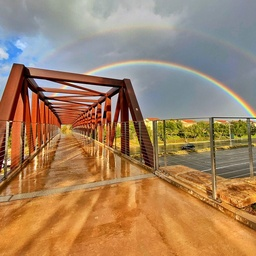
#> input picture CS216-Image-Understanding/HW3/rainbow_bridge.jpeg, 256 x 256 px, shrunk from 768 x 768 before the run; the run also reads 3 pictures not shown here
$ jupyter execute --allow-errors assignment3.ipynb   (shell and % lines are left out)
#> lines starting #> are read from the running program, lines starting #| are printed output that depends on the picture
### CS216-Image-Understanding/HW3/selectpoints.py
import matplotlib.pyplot as plt

class SelectPoints:
    """
    Class that encapsulates allowing the user to click on a matplotlib
    axis and renders the points they clicked on.

    Note that this only works in a Jupyter notebook if you use the
    "%matplotlib notebook" directive.
    """
    def __init__(self,ax,npoints):
        self.ax = ax
        self.pts, = ax.plot([0],[0],'r.')
        self.npoints = npoints
        self.xs = list()
        self.ys = list()
        limits = self.ax.get_xlim()
        self.offset = 0.05*(limits[1]-limits[0])
        print('offset=',self.offset)
        self.cid = self.pts.figure.canvas.mpl_connect('button_press_event',self)

    # [17 lines left out: function __call__, not called in this run]

def select_k_points(ax,npoints):
    """
    Function to allow for interactive selection of points, displaying
    a number along side each point you click in order to make it easier
    to maintain correspondence.

    Parameters
    ----------
    ax : matplotlib figure axis
        Indicates the axis where you want to allow the user to select points
    npoints : int
        How many points are needed from the user

    Returns
    -------
    SelectPoints object
        Returns an object with fields xs and ys that contain the point
        coordinates once the user clicks

    """

    ax.set_title(('click to select %d points' % npoints))
    selectpoints = SelectPoints(ax,npoints)
    plt.show()
    return selectpoints

### CS216-Image-Understanding/HW3/assignment3.ipynb
# CS216 : Assignment 3

Reading: Boykov & Jolly, ICCV 2001

For written problems, you can either use Markdown/LaTeX to directly enter your reponse in the provided notebook cell, or if you prefer, write out by hand and embed a photo of your solution. For coding problems, I have provided some suggestion of how to structure your code but feel free to modify or ignore as you see fit.

For this assignment we will use the PyMaxflow package.  You can install it from the commandline via "pip install pymaxflow"

Please edit the cell below to include your name and student ID #

---

**name:** Fu-Cheng Hsieh

**SID:** 55284118

---

[cell 1]
import numpy as np
import matplotlib.pyplot as plt
import matplotlib.patches as patches
from scipy import ndimage
import maxflow
from scipy.cluster.vq import kmeans as kmeans
from selectpoints import select_k_points as select_k_points
plt.rcParams.update({'axes.titlesize': 16})
conv = ndimage.convolve

## 1. Color Quantization

k-means clustering can be used to reduce the color
palette of an image.  Write a function that takes a color image and a value for
$k$ and returns a new version of the image which uses only $k$ distinct colors.
Your code should cluster the pixel color values using k-means and then produce
a new image where each pixel is replaced with the color of the closest cluster center.

You are welcome to use the **kmeans** function provided by **scipy**.
Demonstrate your code on the provided "*rainbow*" image for different values of $k =
{2,5,10}$.  Describe how the clustering changes if you scale one of the feature
coordinates, say the $R$ (red) value by a factor of $1000$?  Specifically, you can test this
by first multiplying the $R$ channel by 1000 and performing the clustering and
then dividing the R channel in the resulting quantized image by 1000 prior to
displaying it.

[cell 2]
import cv2
def read_img(file):
#> called with file = './rainbow_bridge.jpeg'
    img = cv2.imread(file)
#> img is the input picture: shape (256, 256, 3); mean B, G, R 99, 130.7, 163.5
    img = cv2.cvtColor(img, cv2.COLOR_BGR2RGB)
    img = img.astype(float)
    img = img / 255.
    return img

[cell 3]
# get clustering result of different k
def cluster(img, k):
    # flatten the image to 2d array (h*w, rgb)
    h, w, channel = img.shape
    img = img.reshape((h*w, channel))

    # perform kmeans clustering
    km = kmeans(img, k_or_guess=k)

    # calculate the distance between each centroid and pixel and save into dist_map
    centroids, _ = km
    dist_map = []
    for c in centroids:
        c_mat = np.tile([c], (img.shape[0], 1))
        dist = np.sum((img - c_mat) ** 2, axis=1) # calculate the euclidean distance
        dist_map.append(list(dist))
    dist_map = np.array(dist_map)

    # get clustering result (which is the nearest centroid for each pixel)
    cluster_res = np.argmin(dist_map, axis=0)

    # Assign cluster with color of assigned centroid
    colored_cluster_res = []
    for i, res in enumerate(cluster_res):
        colored_cluster_res.append(centroids[res])
    colored_cluster_res = np.array(colored_cluster_res).reshape((h, w, channel))

    return cluster_res, colored_cluster_res

[cell 4]
# code
rainbow = read_img("./rainbow_bridge.jpeg")

fig, ax = plt.subplots(1, 4, figsize=(24, 10))
ax[0].imshow(rainbow)
ax[0].set_title("Base image")
i = 1
for k in [2, 5, 10]:
    cluster_res, color_res = cluster(rainbow, k)
    ax[i].imshow(color_res, interpolation="none")
    ax[i].set_title("K = %d" % k)
    i += 1
#> this loop made 3 passes
#> km in cluster on pass 1: ([[0.6, 0.624, 0.637], [0.671, 0.432, 0.208]], 0.197)
#> after the loop, i = 4

In the original image, most color seems to be brown (the bridge) and gray (the sky). In k = 2, we can easily see that the Kmeans clustering nicely separates the bridge and background. By increasing the number of clusters, in k = 10, we can see that the rainbow seems to be classified as a distinct cluster since there are more choices of centroid and corresponding RGBs, so the rainbow is now more likely to be distinguished from the background (comparing to k = 2).

[cell 5]
def min_max_scale(img):
    if img.max() == img.min():
        return (img - img.min()) / (img.max() - img.min() + 1e-2)
    return (img - img.min()) / (img.max() - img.min())

[cell 6]
# Scaling R by a factor of 1000
scaled_r_rainbow = np.copy(rainbow)
scaled_r_rainbow[:, :, 0] *= 1000

fig, ax = plt.subplots(1, 4, figsize=(24, 10))
ax[0].imshow(min_max_scale(scaled_r_rainbow))
#> in min_max_scale, `return (img - img.min()) / (img.max() - img.min())`:
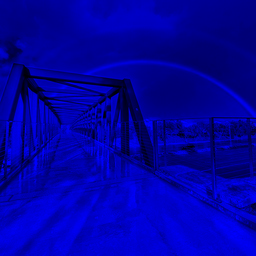
#> returned value: shape (256, 256, 3) float64; mean of channels 0, 1, 2 0.641, 0.000513, 0.000388; drawn as B, G, R
ax[0].set_title("Base image (scaled)")
i = 1
for k in [2, 5, 10]:
    cluster_res, color_res = cluster(scaled_r_rainbow, k)
    # divide r channel by 1000
    color_res[:, :, 0] /= 1000
    ax[i].imshow(color_res, interpolation="none")
    ax[i].set_title("K = %d" % k)
    i += 1
#> this loop made 3 passes
#> km in cluster on pass 1: ([[503.9, 0.465, 0.432], [784.8, 0.562, 0.343]], 74.61)
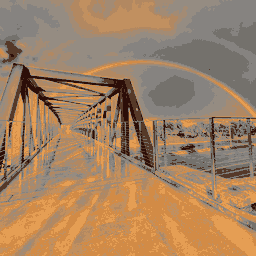
#> color_res: shape (256, 256, 3) float64; mean R, G, B 0.641, 0.513, 0.388
#> after the loop, i = 4

In the image where R is scaled by a factor of 1000, looking at the base image, we can see that the image seems to be all in red. In the prediction results with k = 2, 5, 10, we can see that since red is the dominant color, most pixels that are initially in different colors are more likely to be in the same group.

## 2. Texture Modeling

## 2.1 Filterbank

In order to analyze texture, we would like to describe the
image in terms of distributions of filter outputs.  Implement a filter bank
function which takes an image as input and filters the image with Gaussian
derivatives in the horizontal and vertical directions at 3 different scales
${\sigma = 1,2,4}$.  Also create an additional center surround filter by taking
the different of two isotropic Gaussian functions at two different scales, e.g.
$G_2(x,y)-G_1(x,y)$ and $G_4(x,y) - G_2(x,y)$.

Your filterbank function should take as input one grayscale image and return 8
filter response images.

### Implementation

[cell 7]
def gaussian(sigma, size):
    y, x = np.mgrid[-size:size+1, -size:size+1]
    g = 1 / (2. * np.pi * sigma**2) * np.exp(-(x**2 + y**2) / (2. * sigma**2))
    return g

def gaussian_derivative(sigma):
    size = np.ceil(4. * sigma)
    y, x = np.mgrid[-size:size+1, -size:size+1]
    g = gaussian(sigma, size)
    dx = - x * g / sigma**2
    dy = - y * g / sigma**2
    return conv(dx, g), conv(g, dy)

[cell 8]
def filters():
    filters = []
    for sigma in [1, 2, 4]:
        fx, fy = gaussian_derivative(sigma)
        filters.extend([fx, fy])
    size = np.ceil(4.* 4)
    g1 = gaussian(1, size)
    g2 = gaussian(2, size)
    g4 = gaussian(4, size)
    filters.append(g2 - g1)
    filters.append(g4 - g2)
    return filters

def filterbank(img):
    results = []
    for f in filters():
        results.append(conv(img, f))
    return results

### Visualization

Visualize the kernels of your 8 filters as images using a pseudocolor colormap.

[cell 9]
fig, ax = plt.subplots(2, 4, figsize=(15, 8))
i, j = 0, 0

for f in filters():
    ax[i][j].imshow(f)
    j += 1
    if j == 4:
        j = 0
        i += 1

### Filter Statistics

Apply your filter bank to a test image of your choice.  Plot a histogram of each of the individual filter responses on a semi-log plot (i.e., where the x-axis is the value of the filter response and the y-axis is the *log* of the number of pixels that took on that value).  You can use **np.histogram** to compute the histograms and plot them all on the same axis. Choose the number and range of bins which gives a nice smooth, high-res curve. How do they compare to the distributions shown in the lecture 8 slides?

[cell 10]
# read cat image
cat = cv2.imread("./cat.jpg")
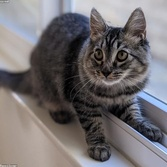
#> input picture CS216-Image-Understanding/HW3/cat.jpg, 167 x 167 px, shrunk from 500 x 500 before the run
#> cat is the input picture: shape (167, 167, 3); mean B, G, R 113, 110.9, 114.8
# convert image to grayscale
cat = min_max_scale(cv2.cvtColor(cat, cv2.COLOR_BGR2GRAY))
#> in min_max_scale (call 2), `return (img - img.min()) / (img.max() - img.min())`:
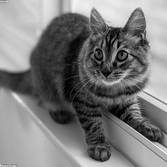
#> returned value: shape (167, 167) float64; min 0, max 1, mean 0.488
plt.figure(figsize=(6,6))
plt.imshow(cat, "gray")
plt.show()

[cell 11]
fig, ax = plt.subplots(2, 4, figsize=(15, 8))

resps = filterbank(cat)
#> after the loop in filterbank, `for f in filters():`: results = 8 items
#> resps = 8 items
i, j = 0, 0
for r in resps:
    hist, bins = np.histogram(r)
    ax[i][j].plot(bins[:-1], np.log(hist))
    ax[i][j].axvline(x=0, c='red', linestyle='--')
    j += 1
    if j == 4:
        i += 1
        j = 0
#> this loop made 8 passes
#> (hist, i) on passes 4, 8: ([40, 208, 417, 1331, 4163, 17100, 3386, 831, 321, 92], 1), ([104, 534, 1614, 3436, 11938, 6277, 2386, 1155, 372, 73], 2)
#> hist on passes 1, 2, 3, 5, 6, 7: [28, 187, 482, 1578, 9809, 12940, 2040, 640, 141, 44], [14, 75, 319, 1136, 5575, 18026, 2082, 451, 155, 56], [142, 301, 879, 3228, 12048, 8032, 2260, 722, 206, 71], [245, 400, 1047, 2363, 6228, 11109, 4079, 1650, 566, 202], [155, 413, 781, 1616, 3063, 13467, 4778, 2276, 1041, 299], [26, 187, 811, 2844, 16631, 5236, 1618, 448, 81, 7]
#> after the loop, i = 2; j = 0
plt.show()
#> figure, not shown here; panel 1: curve peaks at x = -0.00151, y = 9.47; panel 2: curve peaks at x = -0.00822, y = 9.8; panel 3: curve peaks at x = -0.0113, y = 9.4; panel 4: curve peaks at x = -0.00719, y = 9.75

In the graphs shown above, x is the value of responses, and y is the count of each bin (in log scale). By looking at the histograms of response, we can see that they are similar to the figure in lecture 8, in which we have a peak number of y near x = 0.

## 2.2 Texture Analysis

Convince yourself that the distribution of filter outputs really captures
something about the texture.  You can use the **zebra_small.jpg** image.

Select a image patch (say 40x40 pixels) over the zebra's neck and compute the
mean absolute response of each of the 8 filter responses over that region
(if you don't take an absolute value then the positive and negative
components will tend to cancel out and give you mean 0). This will give you a vector
of 8 numbers that summarize the patch texture. Compute the mean
absolute responses of the filterbank channels for similar regions in the tree
leaves above the zebra's back and also on the grass in front of the zebra.

Visualize (e.g., using the **plt.bar** function) the three mean
response vectors for these regions and explain the differences you see in terms
of your filters.

Important Note: you may need to experiment with resizing
image to find the best scale at which to capture the texture. In your writeup,
explain how you chose the scale.

[cell 12]
zebra_neck = cv2.imread("./zebra_neck.jpg")
zebra_neck = min_max_scale(cv2.cvtColor(zebra_neck, cv2.COLOR_BGR2GRAY))
plt.figure(figsize=(4,4))
plt.title("Zebra")
plt.imshow(zebra_neck, "gray")
plt.show()

[cell 13]
resps = np.array(filterbank(zebra_neck))
zebra_mean_abs_resp = [np.mean(abs(r)) for r in resps]
#> zebra_mean_abs_resp = [0.0143, 0.0121, 0.00365, 0.00501, 0.000582, 0.00181, 0.0229, 0.0151]
plt.bar(np.arange(8), zebra_mean_abs_resp)
plt.title("Mean absolute response")
plt.show()
#> figure, not shown here; tallest bar 0.0229 high, from x = 5.6 to 6.4

[cell 14]
grass = cv2.imread("./grass.jpg")
grass = min_max_scale(cv2.cvtColor(grass, cv2.COLOR_BGR2GRAY))
plt.figure(figsize=(4,4))
plt.imshow(grass, "gray")
plt.title("Grass")
plt.show()
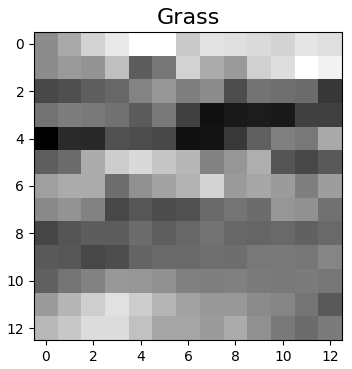
#> figure drawn by matplotlib, 1 panel

[cell 15]
resps = np.array(filterbank(grass))
#> in gaussian (call 23), `g = 1 / (2. * np.pi * sigma**2) * np.exp(-(x**2 + y**2) / (2. * sigma*..`:
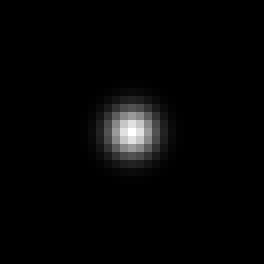
#> g: shape (33, 33) float64 (shown 8 times larger); min 6.38e-30, max 0.0398, mean 0.000918; drawn with min black and max white
grass_mean_abs_resp = [np.mean(abs(r)) for r in resps]
#> grass_mean_abs_resp = [0.0147, 0.0498, 0.0049, 0.0153, 0.00102, 0.00133, 0.0592, 0.0421]
plt.bar(np.arange(8), grass_mean_abs_resp)
plt.title("Mean absolute response")
plt.show()
#> figure, not shown here; tallest bar 0.0592 high, from x = 5.6 to 6.4

[cell 16]
leaves = cv2.imread("./leaves.jpg")
leaves = min_max_scale(cv2.cvtColor(leaves, cv2.COLOR_BGR2GRAY))
plt.figure(figsize=(4,4))
plt.title("Leaves")
plt.imshow(leaves, "gray")
plt.show()
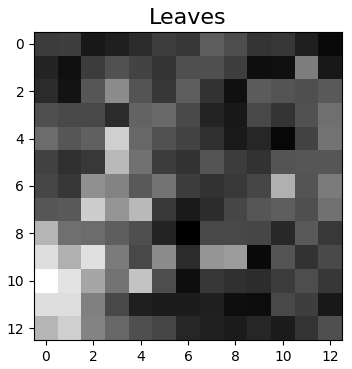
#> figure drawn by matplotlib, 1 panel

[cell 17]
resps = np.array(filterbank(leaves))
leaves_mean_abs_resp = [np.mean(abs(r)) for r in resps]
#> leaves_mean_abs_resp = [0.0319, 0.024, 0.0149, 0.0126, 0.00681, 0.00415, 0.0374, 0.0423]
plt.bar(np.arange(8), leaves_mean_abs_resp)
plt.title("Mean absolute response")
plt.show()
#> figure, not shown here; tallest bar 0.0423 high, from x = 6.6 to 7.4

[cell 18]
fig, ax = plt.subplots(1, 3, figsize=(20, 5))
ax[0].bar(np.arange(8), zebra_mean_abs_resp, color="orange")
ax[0].set_title("Zebra")
ax[0].set_ylim(0, 0.1)
ax[1].bar(np.arange(8), grass_mean_abs_resp, color="green")
ax[1].set_title("Grass")
ax[1].set_ylim(0, 0.1)
ax[2].bar(np.arange(8), leaves_mean_abs_resp, label="leaves")
ax[2].set_title("Leaves")
ax[2].set_ylim(0, 0.1)
plt.show()
#> figure, not shown here; panel 1: tallest bar 0.0229 high, from x = 5.6 to 6.4; panel 2: tallest bar 0.0592 high, from x = 5.6 to 6.4; panel 3: tallest bar 0.0423 high, from x = 6.6 to 7.4

By comparing the distribution of mean absolute responses, we can easily see that the three distributions differ from each other.
I didn't rescale the image since the results seem pretty good. However, rescaling the image might help us get the patches more quickly, and we might extract a better texture for this problem.

## 3. Segmentation with Markov Random Fields

In this problem you will build an MRF model for interactively
segmenting an image into foreground/background and use an st-mincut solver to
find the MAP assignment of pixels to foreground and background.

We will use PyMaxflow which implements the mincut solver. You can find some
tutorial documentation here:  http://pmneila.github.io/PyMaxflow/tutorial.html

You will need write code that loads in an image and computes the appropriate
weights between neighboring pixels as well as the edge connections to the s and
t nodes.

Your code should display the image and prompt the user to click on two seed
points for foreground and background. I've provided a functionn to allow this
in your notebook (**selectpoints.py**).

You should use these seed points to do two things.  First, use the color of
the pixels in the vicinity of the two points to initialize the foreground and
background color models. Second, set the st-connections so that these seed points
are constrained to be in the foreground and background of the final
solution (i.e., give them large weights)

Build a model in which the foreground and background are assumed to
be constant color.  Your st edges should have weights which are proportional to
the distance in RGB between the pixel and your foreground or background color.
Connections between neighbors should be proportional to the difference in
color between neighboring pixels.  There is a free parameter $\lambda$ in eqn
1 of the paper by Boykov \& Jolly paper (linked on the course website) that controls
the relative importance of the st edges and the neighbor edges in the graph.
You will want to experiment to find a setting of this parameter that gives you
a good segmentation result for the test image.

## 3.1 Implementation

[cell 19]
#### Demonstration of using the provided "selectpoints.py" function
#### First execute this cell

# display the image in the notebook
# here we keep track of the image axis variable ax, which we
# need to pass along to the select_k_points function
image = np.random.random((100,100))
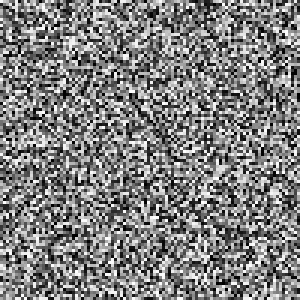
#> image: shape (100, 100) float64 (shown 3 times larger); min 8.34e-05, max 1, mean 0.5
fig = plt.figure()
ax = fig.add_subplot(1,1,1)
ax.imshow(image,cmap=plt.cm.gray)

#selectpoints will show the axis and wait for the specified # number of user clicks
k=2
spoints = select_k_points(ax,k)

[cell 20]
#### Once the figure displays, you can click on two points

#### After you have finished clicking you can execute the cell to get the xy coordinates of your clicks
xp = spoints.xs
yp = spoints.ys

print(xp,yp)

[cell 21]
def segment(img, obj, bg, lambda_=1):
    g = maxflow.Graph[float]()
    h, w = img.shape[:2]
    nodeids = g.add_grid_nodes((h, w))

    def dist_in_color(a, b):
        # from: https://en.wikipedia.org/wiki/Color_difference
        # which basically is an Euclidean distance
        return np.linalg.norm(a - b)

    w_hori = np.zeros((h, w))
    w_vert = np.zeros((h, w))

    # Calculate the weights for the horizontal neighborhood
    for i in range(0, h):
        for j in range(1, w):
            w_hori[i, j] = dist_in_color(img[i, j], img[i, j-1])

    # Calculate the weights for the vertical neighborhood
    for i in range(1, h):
        for j in range(0, w):
            w_vert[i, j] = dist_in_color(img[i, j], img[i-1, j])

    # --- Build neighbor links ---
    hori_struc=np.array([[0, 0, 0],
                                [1, 0, 0],
                                [0, 0, 0]])
    vert_struc=np.array([[0, 1, 0],
                                [0, 0, 0],
                                [0, 0, 0]])
    g.add_grid_edges(nodeids, w_hori, structure=hori_struc, symmetric=True)
    g.add_grid_edges(nodeids, w_vert, structure=vert_struc, symmetric=True)

    # --- Build st edges ---
    obj_color = img[int(obj[0]), int(obj[1])]
    bg_color = img[int(bg[0]), int(bg[1])]
    obj_color_mat = np.tile(obj_color, (h, w, 1)) # replicate object's color for matrix subtraction
    bg_color_mat = np.tile(bg_color, (h, w, 1))

    obj_weights = np.zeros(img.shape[:2]) # weights to be added to the graph (for st edges)
    bg_weights = np.zeros(img.shape[:2])

    obj_weights += np.linalg.norm(img - obj_color_mat, axis=2) * lambda_
    bg_weights += np.linalg.norm(img - bg_color_mat, axis=2) * lambda_

    # add st edges to the graph
    g.add_grid_tedges(nodeids, obj_weights, bg_weights)

    # find the max flow
    g.maxflow()

    # return segmentation result
    sgm = g.get_grid_segments(nodeids)
    return sgm

## 3.2 Testing & Visualization

Show segmentations produced from the test images **segtest1.jpg** and
**segtest2.jpg**. Also show results on at least one other image of your
choice. Use the {\tt plot} command to plot 'x's on the original image
indicating where your seed points were for each example.  Comment on
the successes and failures of this approach.

[cell 22]
# select xp, yp for cat image
cat = cv2.imread("./cat.jpg")
fig = plt.figure()
ax = fig.add_subplot(1,1,1)
ax.imshow(cat)

#selectpoints will show the axis and wait for the specified # number of user clicks
k=2
spoints = select_k_points(ax,k)

[cell 23]
# get xp, yp for cat
xp, yp = spoints.xs, spoints.ys
# plot segmentation result
plt.figure(figsize=(6, 4))
#> (the rest of this cell did not finish here and is left out)

[cell 24]
# select xp, yp for segtest 1
segtest1 = cv2.imread("./segtest1.jpg")
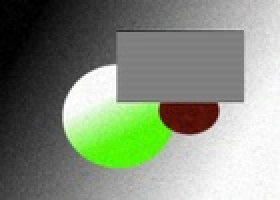
#> input picture CS216-Image-Understanding/HW3/segtest1.jpg, 140 x 100 px, shrunk from 420 x 300 before the run (shown 2 times larger)
#> segtest1 is the input picture: shape (100, 140, 3); mean B, G, R 124.7, 142.1, 132.3
fig = plt.figure()
ax = fig.add_subplot(1,1,1)
ax.imshow(segtest1)

#selectpoints will show the axis and wait for the specified # number of user clicks
k=2
spoints = select_k_points(ax,k)
#> call 3 of select_k_points, with npoints = 2
#> in select_k_points (call 3), `plt.show()`:
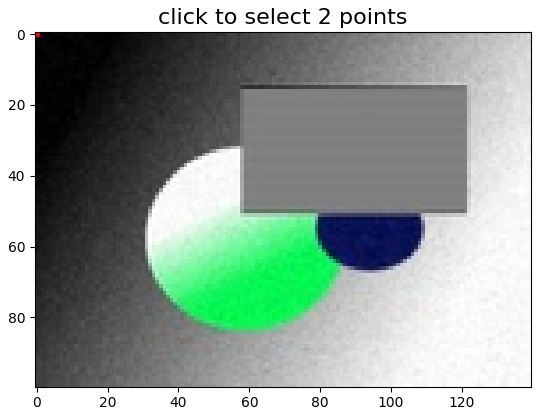
#> figure drawn by matplotlib, 1 panel; B, G, R data is drawn as R, G, B

[cell 25]
# get xp, yp for segtest 1
xp, yp = spoints.xs, spoints.ys
# plot segmentation result
plt.figure(figsize=(6, 4))
#> (the rest of this cell did not finish here and is left out)
